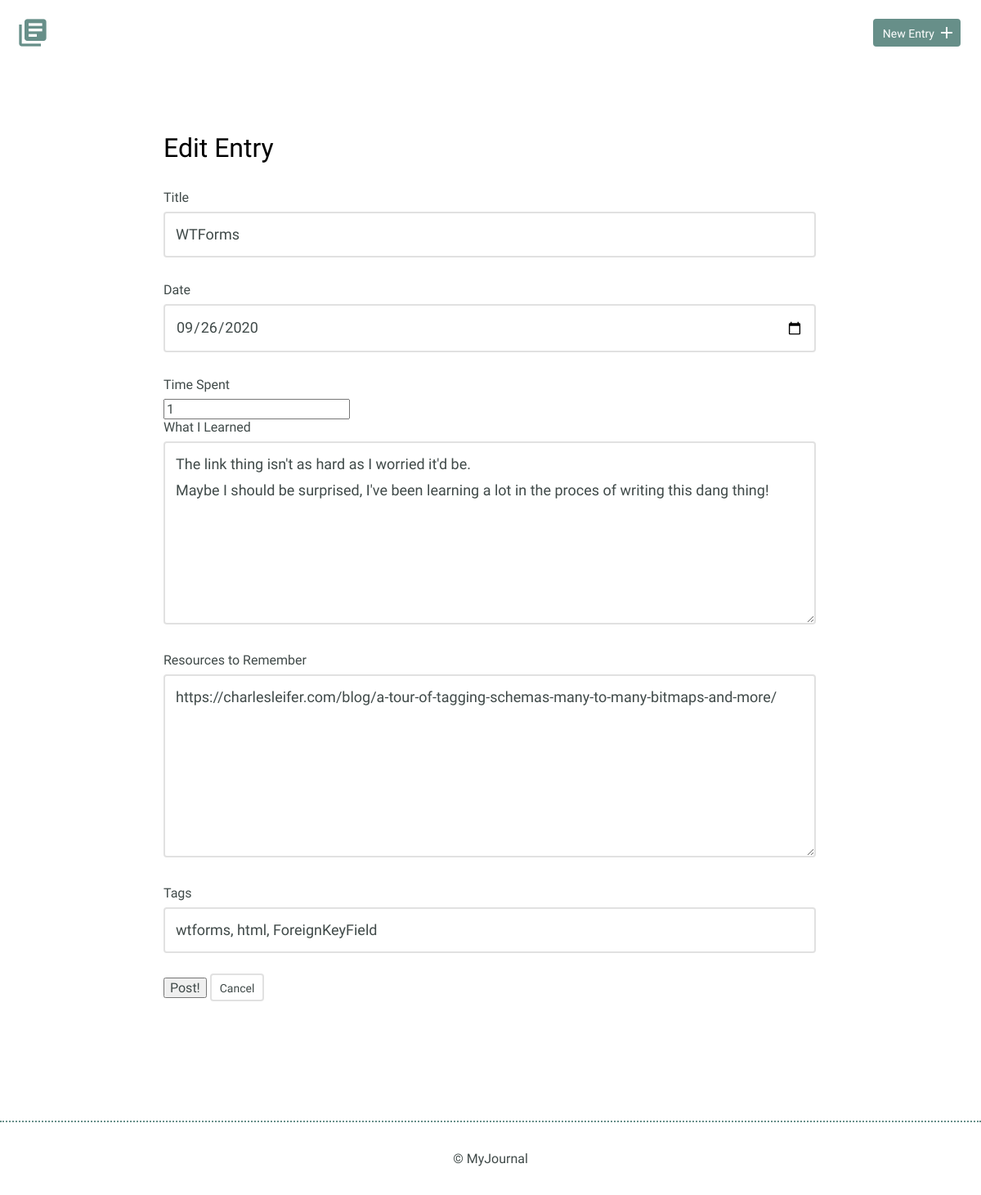
/entries/5/edit, run on the app's committed database.
### models.py (models this page shows)
class BaseModel(Model):
    class Meta:
        database = DATABASE

class Entry(BaseModel):
    title = CharField(max_length=100)
    date = DateTimeField(default=datetime.datetime.now)
    time_spent = IntegerField(default=0)
    learned = TextField(null=False)
    remember = TextField(default=" ")

### app.py (the view, shortened to what this page needs)
@app.route("/entries/<id>/edit", methods=('GET', 'POST'))
def edit(id):
    entry = models.Entry.select().where(models.Entry.id == id).get()
    tags_list = []
    for tag in get_tags(id):
        tags_list.append(tag.tag)
    tags = ", ".join(tags_list)
    form = forms.Post()
    return render_template("edit.html", form=form, id=id,
                            models=models, tags=tags)

### forms.py
class Post(Form):
    title = StringField(u"Title (Max. 100 characters)", validators=[
        DataRequired(),
        length(max=100)
    ])
    date = DateField(default=datetime.date.today())
    time_spent = IntegerField(u"Time Spent (round to nearest hour)",
        validators=[
                    DataRequired(),
                ])
    learned = TextAreaField(u"What did you learn?", validators=[
                DataRequired(),
            ])
    remember = TextAreaField(u"Links and other things to remember")
    tags = StringField(u"Add tags, separated by a comma.")

### app.py (called while the page is built)
def get_tags(id):
    tags = (models.Tags
        .select()
        .join(models.EntryTags)
        .join(models.Entry)
        .where(models.Entry.id == id)
        .order_by(models.Tags.id)
        )
    return tags

### templates/edit.html (shortened to what this page needs)
{% extends "layout.html" %}
{% block content %}
        <section>
            <div class="container">
                <div class="edit-entry">
                    <h2>Edit Entry</h2>
                    <form method="POST" action="">
                        {% set info = models.Entry.select().where(models.Entry.id==id).get() %}
                        <label for="title">Title</label>
                        {% set process = form.title.process_data(info.title) %}
                        {{ form.title() }}
                        <label for="date"> Date</label>
                        {% set process = form.date.process_data(info.date) %}
                        {{ form.date() }}
                        <label for="time_spent">Time Spent</label>
                        {% set process = form.time_spent.process_data(info.time_spent) %}
                        {{ form.time_spent() }}
                        <label for="learned">What I Learned</label>
                        {% set process = form.learned.process_data(info.learned) %}
                        {{ form.learned() }}
                        <label for="remember">Resources to Remember</label>
                        {% set process = form.remember.process_data(info.remember) %}
                        {{ form.remember() }}
                        <label for="Tags">Tags</label>
                        {% set process = form.tags.process_data(tags) %}
                        {{ form.tags() }}
                        <button type="submit" id="submit">Post!</button>
                        <a href="{{ url_for('index') }}" class="button button-secondary">Cancel</a>
                    </form>
                </div>
            </div>
        </section>
{% endblock %}

### static/css/site.css (style rules this page uses)
body { font-size: 16px; color: #404a49; font-family: 'Cousine', serif; font-weight: 400; }
.container { margin: 0 auto; padding: 0 25px; }
.button { padding: 8px 10px 6px 10px; background: #678f89; border: 2px solid #678f89; border-radius: 4px; text-decoration: none; color: #FFF; position: relative; text-align: center; font-size: 14px; }
.button.button-secondary { background: #FFF; border: 2px solid #e1e1e1; color: #404a49; }
h1, h2, h3 { margin: 0; font-weight: 400; line-height: 1em; color: #000; }
h2 { font-size: 32px; }
.entry-list, .edit-entry, .new-entry { max-width: 800px; margin: 0 auto; padding: 70px 0 150px 0; }
.edit-entry h2, .new-entry h2 { margin-bottom: 35px; }
form label { display: block; margin-bottom: 8px; }
form input[type=text], form input[type=password], form input[type=date], form textarea { border: 2px solid #e1e1e1; font-size: 18px; line-height: 1.8em; padding:10px 13px; margin-bottom: 30px; border-radius: 4px; width: calc(100% - 32px); }
.edit-entry form textarea, .new-entry form textarea { min-height: 200px; }

### data on the page
Entry: title "WTForms", date "09/26/2020", time_spent "1", learned "The link thing isn't as hard as I worried it'd be. Maybe I should be surprised, I've been learning a lot in the proces of writing this dang thing!", remember "https://charlesleifer.com/blog/a-tour-of-tagging-schemas-many-to-many-bitmaps-and-more/"
